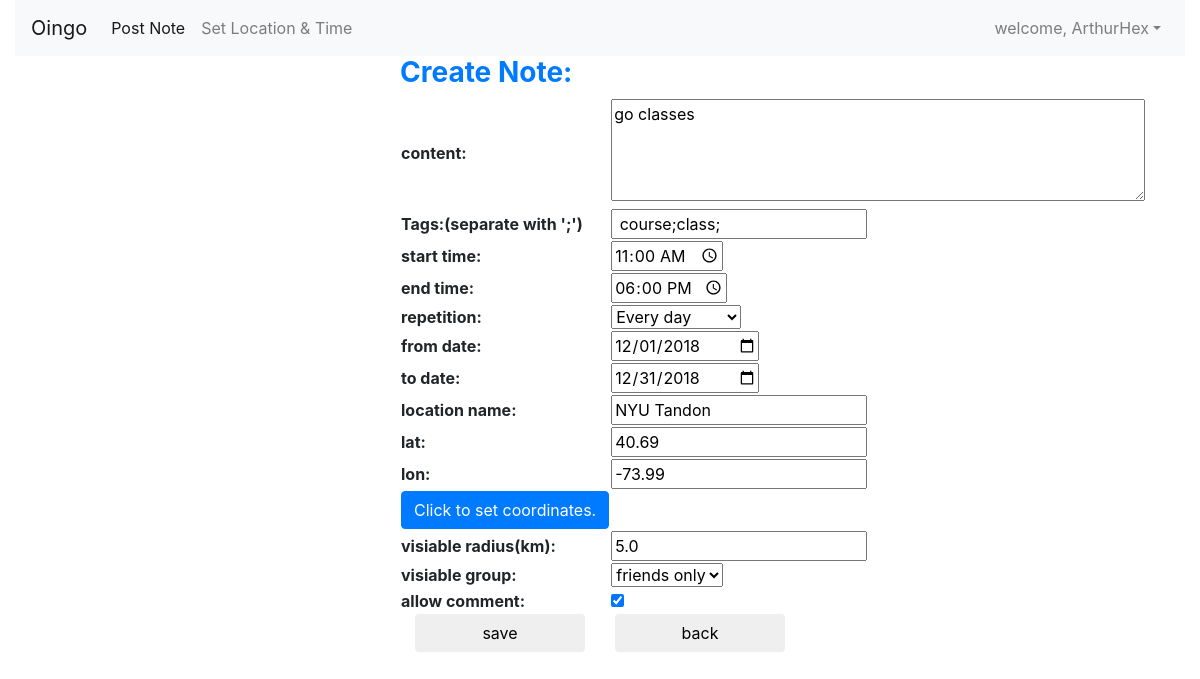
The app's page /oingo/edit_note/6 (signed in) with its own data.
### oingo/models.py (models this page shows, shortened)
class Note(models.Model):
    note_content = models.TextField()
    publish_time = models.DateTimeField(auto_now=True)
    visiable_group = models.IntegerField()
    allow_comment = models.BooleanField()
    visiable_radius = models.FloatField()
    schedule = models.OneToOneField(Schedule, related_name="note", on_delete=models.CASCADE)
    location = models.ForeignKey(Location, related_name="notes", on_delete=models.CASCADE)
    author = models.ForeignKey(User, related_name="posted_notes", on_delete=models.CASCADE)
    tags = models.ManyToManyField(Tag, related_name="notes")

class Tag(models.Model):
    tname = models.CharField(max_length=50, primary_key=True)

class Schedule(models.Model):
    start_time = models.TimeField()
    end_time = models.TimeField()
    repetition = models.IntegerField()
    from_date = models.DateField()
    to_date = models.DateField()

class Location(models.Model):
    lname = models.CharField(max_length=50)
    lon = models.FloatField()
    lat = models.FloatField()

### oingo/views.py (the view, shortened to what this page needs)
# urls.py: path('edit_note/<int:note_id>', views.edit_note, name="edit_note"),
@login_required
def edit_note(request, note_id):
    username = request.session.get('username', '')
    userid = request.session.get('userid', '')
    note = Note.objects.get(id=note_id)
    post = request.POST
    content = {
        'username': username,
        'userid': userid,
        'note': note
    }
    return render(request, "oingo/edit_note.html", content)

### oingo/templates/oingo/edit_note.html (shortened to what this page needs)
{% extends "oingo/base.html" %}
{% block content %}
<div class="row">
<div class="col-md-4"></div>
<div class="col-md-6">
    <div class="row">
        <h3 class="text-left text-primary"><strong>Create Note:</strong></h3>
    </div>
    <form role="form" method="post" enctype="multipart/form-data" onsubmit="return verify()">
        <div class="row">
            <table>
                <tr>
                    <td><strong>content:</strong></td>
                    <td><textarea id="note_content" rows="4" cols="50" required name="note_content" >{{ note.note_content }}</textarea></td>
                </tr>
                <tr>
                    <td><strong>Tags:(separate with ';')</strong></td>
                    <td>
                        <input id="tags" type="text" name="tags"
                               value="{% for tag in note.tags.all %}{{ tag.tname }};{% endfor %}">
                    </td>
                </tr>
                <tr>
                    <td><strong>start time:</strong></td>
                    <td><input id="start_time" type="time" required name="start_time" value="{{note.schedule.start_time | time:'H:i' }}"></td>
                </tr>
                <tr>
                    <td><strong>end time:</strong></td>
                    <td><input id="end_time" type="time" required name="end_time" value="{{note.schedule.end_time | time:'H:i' }}"></td>
                </tr>
                <tr>
                    <td><strong>repetition:</strong></td>
                    <td>
                        <select id="repetition" required name="repetition">
                            <option value=1 {% if note.schedule.repetition == 1 %} selected {% endif %}>Every day</option>
                        </select>
                    </td>
                </tr>
                <tr>
                    <td><strong>from date:</strong></td>
                    <td><input id="from_date" type="date" required name="from_date" value="{{ note.schedule.from_date | date:'Y-m-d'}}"></td>
                </tr>
                <tr>
                    <td><strong>to date:</strong></td>
                    <td><input id="to_date" type="date" required name="to_date" value="{{ note.schedule.to_date | date:'Y-m-d'}}"></td>
                </tr>
                <tr>
                    <td><strong>location name:</strong></td>
                    <td><input id="lname" type="text" required name="lname" value="{{ note.location.lname }}"></td>
                </tr>
                <tr>
                    <td><strong>lat:</strong></td>
                    <td><input id="lat" type="number" step=any min="-180" max="180" required name="lat" value="{{ note.location.lat }}"></td>
                </tr>
                <tr>
                    <td><strong>lon:</strong></td>
                    <td><input id="lon" type="number" step=any min="-180" max="180" required name="lon" value="{{ note.location.lon }}"></td>
                </tr>
                <tr>
                    <td>
                        <input type="button" class="btn btn-primary" data-toggle="modal" data-target="#google_maps_api" value="Click to set coordinates.">
                    </td>
                </tr>
                <tr>
                    <td><strong>visiable radius(km):</strong></td>
                    <td><input id="visiable_radius" type="number" min="0" step=any required name="visiable_radius" value="{{note.visiable_radius}}"></td>
                </tr>
                <tr>
                    <td><strong>visiable group:</strong></td>
                    <td>
                        <select id="visiable_group" required name="visiable_group">
                            <option value=1 {% if note.visiable_group == 1 %} selected {% endif %}>friends only</option>
                        </select>
                    </td>
                </tr>
                <tr>
                    <td><strong>allow comment:</strong></td>
                    <td><input type="checkbox" name="allow_comment" value="allow" {% if note.allow_comment %}checked{% endif %}></td>
                </tr>
            </table>
        </div>
        <div class="row">
            <div class="col-md-4">
                <button id="submit" class="btn btn-default btn-block" type="submit" name="save">
                    save
                </button>
            </div>
            <div class="col-md-4">
                <button class="btn btn-default btn-block" type="button" onclick="javascript:history.back(-1)">
                    back
                </button>
            </div>
        </div>
    </form>
</div>
</div>
{% endblock %}

### oingo/templates/oingo/base.html (shortened to what this page needs)
<!DOCTYPE html>
{% load static %}
<html lang="en">
  <head>
    <link href="{% static 'oingo/css/bootstrap.min.css' %}" rel="stylesheet">
    <link href="{% static 'oingo/css/style.css' %}" rel="stylesheet">
  </head>
  <body>
    <div class="container-fluid">
	<div class="row">
		<div class="col-md-12">
			<nav class="navbar navbar-expand-lg navbar-light bg-light">
				 <a class="navbar-brand" href="{% url 'oingo:index' %}">Oingo</a>
				<div class="collapse navbar-collapse" id="bs-example-navbar-collapse-1">
					<ul class="navbar-nav">
						<li class="nav-item active">
							 <a class="nav-link" href="{% url 'oingo:create_note' %}">Post Note <span class="sr-only">(current)</span></a>
						</li>
						<li class="nav-item">
							 <a class="nav-link" href="{% url 'oingo:set_loc_time' %}">Set Location & Time</a>
						</li>
					</ul>
					<ul class="navbar-nav ml-md-auto">
                        {% if username %}
					    <li class="nav-item dropdown">
                             <a class="nav-link dropdown-toggle" href="#" id="navbarDropdownMenuLink" data-toggle="dropdown">welcome, {{username}}</a>
						</li>
                        {% endif %}
					</ul>
				</div>
			</nav>
		</div>
	</div>
    {% block content %}
    {% endblock %}
</div>
  </body>
</html>

### records on screen
Note: note_content "go classes", tags "course;class;", start_time "11:00", end_time "18:00", repetition "Every day", from_date "12/01/2018", to_date "12/31/2018", lname "NYU Tandon", lat "40.69", lon "-73.99", visiable_radius "5.0", visiable_group "friends only", allow_comment "☑"

### other values on screen
{{ username }} "ArthurHex"
